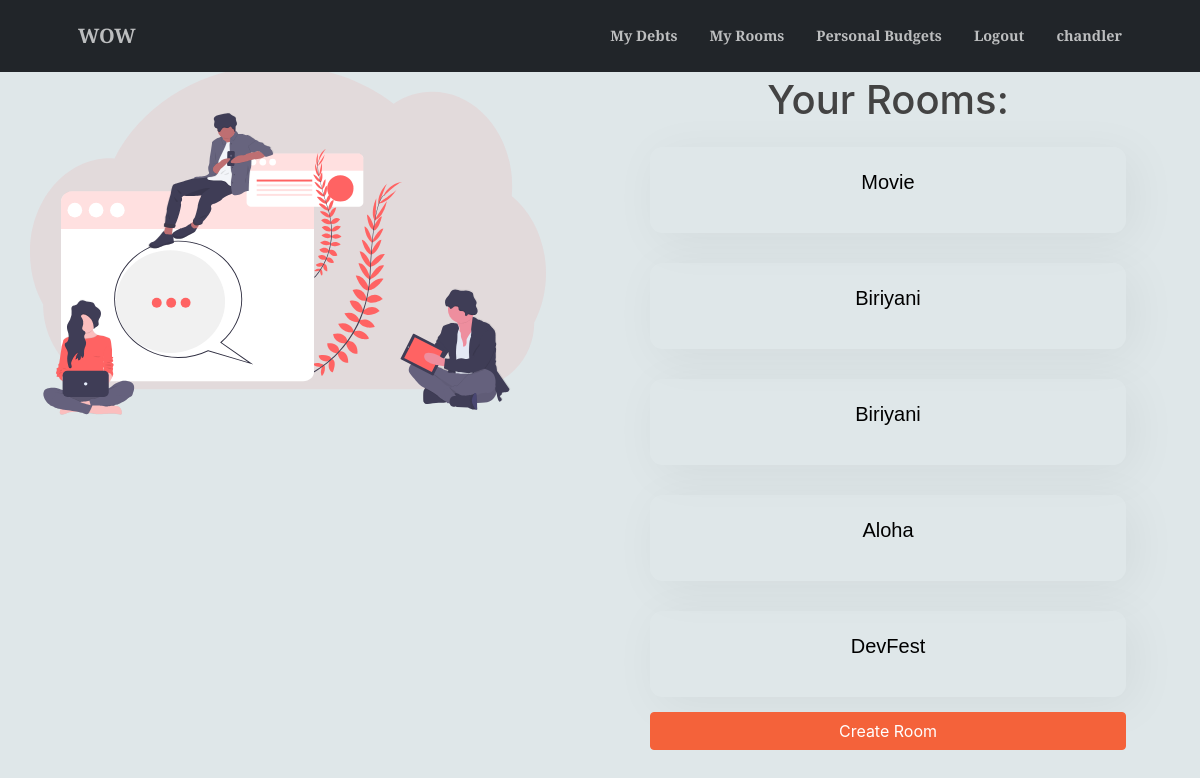
/splitter/rooms_list/ (signed in), run on the app's committed database.
### splitter/models.py (models this page shows, shortened)
class User(AbstractUser):
    pass

class room(models.Model):
    creater = models.ForeignKey(User,on_delete=models.CASCADE,related_name="creater")
    name = models.CharField(max_length=250)
    members = models.ManyToManyField(User,through="room_members")

### splitter/views.py (the view)
# urls.py: path('rooms_list/',views.room_list,name="room_list"),
def room_list(request):
    rooms = room_members.objects.filter(member=request.user)
    rooms_list = [x.room for x in rooms]
    length = False
    if(len(rooms_list) == 0):
        length = True
    print(len(rooms_list))
    return render(request,'room_list.html',{'rooms_list':rooms_list,'length':length})

### splitter/templates/room_list.html (shortened to what this page needs)
{% extends 'base.html' %}
{% load static %}
{% block content %}
{% block css %}
  <link rel="stylesheet" href="{% static 'css/room_list.css' %}">
{% endblock %}
  <div class="room-list-page">
    <div class="row">
      <div class="col-lg-6">
        <div class="room-list-img-grid">
        <img src="{% static 'assets/img/undraw_Group_chat_unwm.svg' %}" alt="" class="room_list_img" >
        </div>
      </div>
      <div class="col-lg-6">
        <h1>....</h1>
        <div class="container room-list-grid">
          {% if length %}
          <h1>No Rooms Created!!</h1>
          {% else %}
          <h1>Your Rooms:</h1>
          {% for room in rooms_list %}
          <a href="{% url 'splitter:room_detail' pk=room.pk %}">
            <div class="room_name">
              <p>{{ room.name }}</p>
            </div>
          </a>
          {% endfor %}
          {% endif %}
          <a href="{% url 'splitter:room_listNewRoom'%}" class="btn btn-primary create-room" data-target="#RoomModalCreateTransaction" data-toggle="modal">Create Room</a>
        </div>
      </div>
    </div>
  </div>
{% endblock %}

### splitter/templates/base.html (shortened to what this page needs)
{% load static %}
<!DOCTYPE html>
<html lang="en">
    <head>
        <link href="https://cdn.jsdelivr.net/npm/bootstrap-icons@1.5.0/font/bootstrap-icons.css" rel="stylesheet" />
        <link href="https://cdnjs.cloudflare.com/ajax/libs/SimpleLightbox/2.1.0/simpleLightbox.min.css" rel="stylesheet" />
        <link href="{% static 'css/styles.css' %}" rel="stylesheet" />
    </head>
    <body id="page-top">
        <nav class="navbar navbar-expand-lg navbar-dark bg-dark fixed-top py-3" id="mainNav">
            <div class="container px-4 px-lg-5">
                <a class="navbar-brand" href="#page-top">WOW</a>
                <div class="collapse navbar-collapse" id="navbarResponsive">
                    <ul class="navbar-nav ms-auto my-2 my-lg-0">
                        {% if user.is_authenticated %}
                        <li class="nav-item"><a class="nav-link" href="{% url 'splitter:my_debts' %}">My Debts</a></li>
                        <li class="nav-item"><a class="nav-link" href="{% url 'splitter:room_list' %}">My Rooms</a></li>
                        <li class="nav-item"><a class="nav-link" href="{% url 'splitter:personal_budget' %}">Personal Budgets</a></li>
                        <li class="nav-item"><a class="nav-link" href="{% url 'splitter:logout' %}">Logout</a></li>
                        <li class="nav-item"><a class="nav-link" href="#">{{ user.username }}</a></li>
                        {% else %}
                        <li class="nav-item"><a class="nav-link" href="{% url 'splitter:joinus' %}"><p>Join Us</p></a></li>
                        {% endif %}
                    </ul>
                </div>
            </div>
        </nav>
        {% block content %}
        {% endblock %}
    </body>
</html>

### splitter/static/css/room_list.css (style rules this page uses)
* { margin:0; padding: 0; }
body,html { margin:0; padding: 0; }
.room-list-page .row { width: 100%; }
.room-list-grid { display: flex; flex-direction: column; padding: 0px 50px; margin: 0px; }
.room-list-grid h1 { text-align: center; margin-top: 20px; }
.room-list-grid a { text-decoration: none; }
.room_list_img { width: 100%; height: 60vh; padding: 30px; }
.room_name { width: 100%; padding: 20px; text-align: center; text-decoration: none; font-size: 20px; color: black; margin : 15px 0px; box-shadow: .5rem .5rem 3rem 1px rgba(0,0,0,.05); border-radius: .8rem; }

### splitter/templates/room_list.html (style rules this page uses)
body { color: #434343; background: #dfe7e9; font-family: 'Varela Round', sans-serif; padding-top: 70px; }

### data on the page
User: username "chandler"
room: name "Movie"
room: name "Biriyani"
room: name "Biriyani"
room: name "Aloha"
room: name "DevFest"
